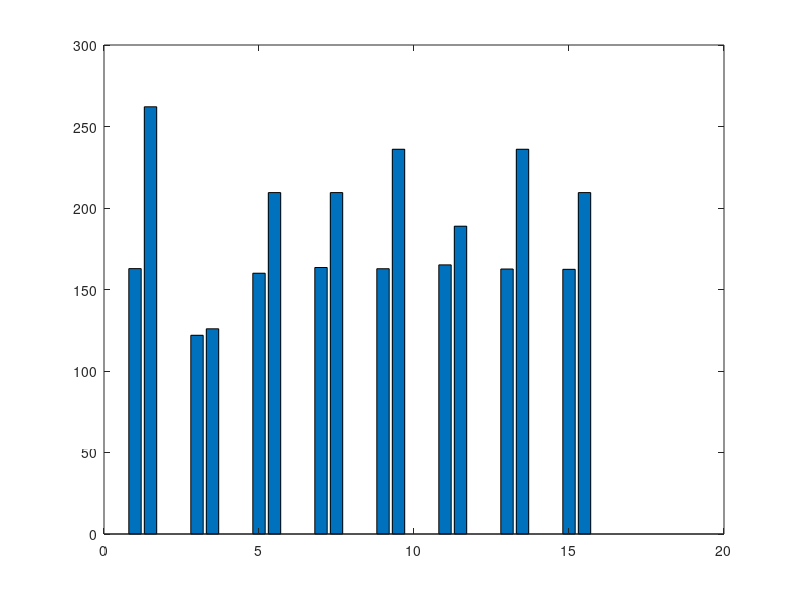

This chart was generated by the following MATLAB code: (Note: this script raises an error after producing the figure.)

%% validation scenario 1------ 8 STAs --- 20 meters
clear all
% DCF_throughput = [162.7910  122.0933  162.7910  162.7910  162.7910  162.7910  162.7910  162.7910];
% CSR_throughput = [262.0935  125.8917  209.4578  209.4578  236.0470  188.8376  236.0470  209.4578];

plot_BianchiThroughput = [162.7910 262.0935  122.0933 125.8917  162.7910 209.4578  162.7910 209.4578  162.7910 236.0470  162.7910 188.8376  162.7910 236.0470  162.7910 209.4578];
plot_SimThroughput = plot_BianchiThroughput;

% % %% validation scenario 2------ 8 STAs --- 25 meters
% % clear all
% % % DCF_throughput = [162.7910  162.7910  162.7910  146.5119  162.7910  146.5119  162.7910  162.7910];
% % % CSR_throughput = [236.0470  188.8376  283.2564  188.8376  209.4578  209.4578  283.2564  283.2564];
% % 
% % plot_BianchiThroughput = [162.7910 236.0470  162.7910 188.8376  162.7910 283.2564  146.5119 188.8376  162.7910 209.4578  146.5119 209.4578  162.7910 283.2564  162.7910 283.2564];
% % plot_SimThroughput = plot_BianchiThroughput;
% % 
% % %% validation scenario 3------ 8 STAs --- 30 meters
% % clear all
% % % DCF_throughput = [108.5273  146.5119  162.7910  162.7910  146.5119  135.6592  162.7910  162.7910];
% % % CSR_throughput = [125.8917  236.0470  283.2564  314.7293  188.8376  188.8376  314.7293  283.2564];
% % 
% % plot_BianchiThroughput = [108.5273 125.8917  146.5119 236.0470  162.7910 283.2564  162.7910 314.7293  146.5119 188.8376  135.6592 188.8376  162.7910 314.7293  162.7910 283.2564];
% % plot_SimThroughput = plot_BianchiThroughput;    
% % 
% % 



%% 
xValues = [ 1 1.5    3 3.5    5 5.5    7 7.5   9 9.5    11 11.5    13 13.5    15 15.5];
for j = 1:length(plot_BianchiThroughput)/2
    pd = makedist('Normal','mu',plot_BianchiThroughput(2*(j-1)+1),'sigma',1);   % create a random variable with Normal dist, mean=0 and std deviation=1
    plot_SimThroughput(2*(j-1)+1) = random(pd);
end 

% yvalues = sprintfc('%.2f',B(1,:));
linestyle = {'-', ':'};
linewidth = [1, 1];

plotMatrix = [plot_SimThroughput;plot_BianchiThroughput];
figure
for i = 1:2   
    if i == 1 
        b = bar(xValues, plotMatrix(i,:));
        b.LineStyle = linestyle(i);
        b.LineWidth = linewidth(i);
        b.FaceColor = 'flat';
        b.CData(1,:) = [0.7020    0.5059    0.5059];
        b.CData(2,:) = [0.5059    0.6235   0.7020];
        b.CData(3,:) = [0.7020    0.5059    0.5059];
        b.CData(4,:) = [0.5059    0.6235    0.7020];
        b.CData(5,:) = [0.7020    0.5059    0.5059];
        b.CData(6,:) = [0.5059    0.6235    0.7020];
        b.CData(7,:) = [0.7020    0.5059    0.5059];
        b.CData(8,:) = [0.5059    0.6235    0.7020];
        b.CData(9,:) = [0.7020    0.5059    0.5059];
        b.CData(10,:) = [0.5059    0.6235    0.7020];
        b.CData(11,:) = [0.7020    0.5059    0.5059];
        b.CData(12,:) = [0.5059    0.6235    0.7020];
        b.CData(13,:) = [0.7020    0.5059    0.5059];
        b.CData(14,:) = [0.5059    0.6235    0.7020];
        b.CData(15,:) = [0.7020    0.5059    0.5059];
        b.CData(16,:) = [0.5059    0.6235    0.7020];
        

        title('', 'interpreter','latex', 'FontSize', 14);
        
        xticks([1.25    3.25    5.25    7.25   9.25    11.25   13.25  15.25]);
        xticklabels({'1' '2' '3' '4' '5' '6' '7' '8'});
        xtickangle(0);
        xlabel('STA', 'interpreter','latex', 'FontSize', 16)

        ylim([0 350]);
        yticks(0:50:350);
        ylabel('STA Throughput [Mbps]', 'interpreter','latex', 'FontSize', 16)
        ax = gca;
        ax.XAxis.LineWidth = 1.5;
        ax.YAxis.LineWidth = 1.5;
        set(gca, 'TickLabelInterpreter','latex', 'FontSize', 14);
        grid on
        hold on
        % text(A,B(1,:),yvalues,'vert','bottom','horiz','center');
        box off
    else
        asteriskValues = xValues;
        for k = 1:length(xValues)
            plot(asteriskValues(k), plot_BianchiThroughput(k), '*', 'LineWidth', 1, 'MarkerSize', 12, 'MarkerEdgeColor', [0 0 0], 'MarkerFaceColor',[0 0 0]);
                % 'HorizontalAlignment', 'center', 'VerticalAlignment', 'middle', 'FontSize',22, 'Interpreter', 'latex');
        end

        
        % b.FaceColor = 'none'; 
        % set(gca, 'TickLabelInterpreter','latex', 'FontSize', 14);  
    end


    % names = {'DCF' 'C-SR, RND' 'C-SR, OldPk'};
    % legend(b.YEndPoints, names, 'Interpreter','latex', 'location', 'north', 'FontSize', 14);
end


%%
%%%%%% legend
B = [11.7399 10.8998];

colordatabase = [[0.7020    0.5059    0.5059];
    [0.5059    0.6157    0.7020]];
names = {'DCF' 'C-SR' 'Analytical'};    


figure
for i=1:length(B)
    b = bar(1,B(i));
    b.FaceColor = 'flat';
    b.CData(1,:) = colordatabase(i,:);
    hold on
end
ylim([0 50]);
plot(1,5,'*', 'LineWidth', 1, 'MarkerSize', 12, 'MarkerEdgeColor', [0 0 0], 'MarkerFaceColor',[0 0 0]);
legend(names, 'Interpreter','latex', 'location', 'north', 'Orientation', 'vertical'  , 'FontSize', 14);
